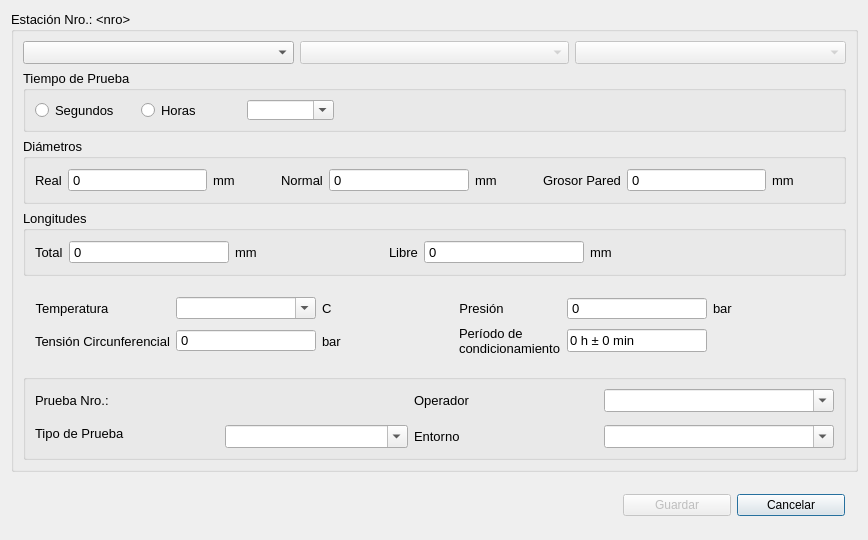
<?xml version="1.0" encoding="UTF-8"?>
<ui version="4.0">
 <class>SetStation</class>
 <widget class="QDialog" name="SetStation">
  <property name="windowModality">
   <enum>Qt::ApplicationModal</enum>
  </property>
  <property name="geometry">
   <rect>
    <x>0</x>
    <y>0</y>
    <width>868</width>
    <height>540</height>
   </rect>
  </property>
  <property name="minimumSize">
   <size>
    <width>868</width>
    <height>540</height>
   </size>
  </property>
  <property name="maximumSize">
   <size>
    <width>868</width>
    <height>540</height>
   </size>
  </property>
  <property name="windowTitle">
   <string>Configuración de Estación</string>
  </property>
  <property name="modal">
   <bool>true</bool>
  </property>
  <layout class="QGridLayout" name="gridLayout">
   <item row="0" column="0">
    <widget class="QGroupBox" name="gpParameters">
     <property name="sizePolicy">
      <sizepolicy hsizetype="Minimum" vsizetype="Minimum">
       <horstretch>0</horstretch>
       <verstretch>0</verstretch>
      </sizepolicy>
     </property>
     <property name="minimumSize">
      <size>
       <width>847</width>
       <height>460</height>
      </size>
     </property>
     <property name="maximumSize">
      <size>
       <width>1062</width>
       <height>466</height>
      </size>
     </property>
     <property name="font">
      <font>
       <pointsize>10</pointsize>
      </font>
     </property>
     <property name="styleSheet">
      <string notr="true"/>
     </property>
     <property name="title">
      <string>Estación Nro.: &lt;nro&gt;</string>
     </property>
     <layout class="QGridLayout" name="gridLayout_2">
      <item row="3" column="0" colspan="3">
       <widget class="QGroupBox" name="gpLengths">
        <property name="sizePolicy">
         <sizepolicy hsizetype="Preferred" vsizetype="Preferred">
          <horstretch>0</horstretch>
          <verstretch>0</verstretch>
         </sizepolicy>
        </property>
        <property name="font">
         <font>
          <pointsize>10</pointsize>
         </font>
        </property>
        <property name="title">
         <string>Longitudes</string>
        </property>
        <layout class="QHBoxLayout" name="horizontalLayout_4">
         <item>
          <widget class="QLabel" name="lblLenTotal">
           <property name="sizePolicy">
            <sizepolicy hsizetype="Fixed" vsizetype="Preferred">
             <horstretch>0</horstretch>
             <verstretch>0</verstretch>
            </sizepolicy>
           </property>
           <property name="text">
            <string>Total</string>
           </property>
          </widget>
         </item>
         <item>
          <widget class="QSpinBox" name="inputLenTotal">
           <property name="sizePolicy">
            <sizepolicy hsizetype="Fixed" vsizetype="Fixed">
             <horstretch>0</horstretch>
             <verstretch>0</verstretch>
            </sizepolicy>
           </property>
           <property name="minimumSize">
            <size>
             <width>160</width>
             <height>0</height>
            </size>
           </property>
           <property name="buttonSymbols">
            <enum>QAbstractSpinBox::NoButtons</enum>
           </property>
           <property name="maximum">
            <number>5000</number>
           </property>
          </widget>
         </item>
         <item>
          <widget class="QLabel" name="lblTypeLength_4">
           <property name="sizePolicy">
            <sizepolicy hsizetype="Fixed" vsizetype="Preferred">
             <horstretch>0</horstretch>
             <verstretch>0</verstretch>
            </sizepolicy>
           </property>
           <property name="text">
            <string>mm</string>
           </property>
          </widget>
         </item>
         <item>
          <spacer name="horizontalSpacer_3">
           <property name="orientation">
            <enum>Qt::Horizontal</enum>
           </property>
           <property name="sizeType">
            <enum>QSizePolicy::Preferred</enum>
           </property>
           <property name="sizeHint" stdset="0">
            <size>
             <width>130</width>
             <height>20</height>
            </size>
           </property>
          </spacer>
         </item>
         <item>
          <widget class="QLabel" name="lblLenFree">
           <property name="sizePolicy">
            <sizepolicy hsizetype="Fixed" vsizetype="Preferred">
             <horstretch>0</horstretch>
             <verstretch>0</verstretch>
            </sizepolicy>
           </property>
           <property name="text">
            <string>Libre</string>
           </property>
          </widget>
         </item>
         <item>
          <widget class="QSpinBox" name="inputLenFree">
           <property name="sizePolicy">
            <sizepolicy hsizetype="Fixed" vsizetype="Fixed">
             <horstretch>0</horstretch>
             <verstretch>0</verstretch>
            </sizepolicy>
           </property>
           <property name="minimumSize">
            <size>
             <width>160</width>
             <height>0</height>
            </size>
           </property>
           <property name="buttonSymbols">
            <enum>QAbstractSpinBox::NoButtons</enum>
           </property>
           <property name="maximum">
            <number>5000</number>
           </property>
          </widget>
         </item>
         <item>
          <widget class="QLabel" name="lblTypeLength_5">
           <property name="sizePolicy">
            <sizepolicy hsizetype="Fixed" vsizetype="Preferred">
             <horstretch>0</horstretch>
             <verstretch>0</verstretch>
            </sizepolicy>
           </property>
           <property name="text">
            <string>mm</string>
           </property>
          </widget>
         </item>
         <item>
          <spacer name="horizontalSpacer_4">
           <property name="orientation">
            <enum>Qt::Horizontal</enum>
           </property>
           <property name="sizeType">
            <enum>QSizePolicy::Preferred</enum>
           </property>
           <property name="sizeHint" stdset="0">
            <size>
             <width>225</width>
             <height>20</height>
            </size>
           </property>
          </spacer>
         </item>
        </layout>
       </widget>
      </item>
      <item row="4" column="0" colspan="3">
       <widget class="QGroupBox" name="gpOthers">
        <property name="font">
         <font>
          <pointsize>10</pointsize>
         </font>
        </property>
        <property name="styleSheet">
         <string notr="true">#gpOthers {
	border: 0px
}</string>
        </property>
        <property name="title">
         <string/>
        </property>
        <property name="flat">
         <bool>true</bool>
        </property>
        <layout class="QGridLayout" name="gridLayout_3">
         <item row="0" column="1">
          <widget class="QComboBox" name="cbTemp">
           <property name="minimumSize">
            <size>
             <width>140</width>
             <height>0</height>
            </size>
           </property>
           <property name="editable">
            <bool>true</bool>
           </property>
           <property name="frame">
            <bool>true</bool>
           </property>
          </widget>
         </item>
         <item row="1" column="1">
          <widget class="QSpinBox" name="inputHoopStress">
           <property name="enabled">
            <bool>true</bool>
           </property>
           <property name="font">
            <font>
             <pointsize>10</pointsize>
            </font>
           </property>
           <property name="readOnly">
            <bool>true</bool>
           </property>
           <property name="buttonSymbols">
            <enum>QAbstractSpinBox::NoButtons</enum>
           </property>
           <property name="keyboardTracking">
            <bool>false</bool>
           </property>
           <property name="maximum">
            <number>100000</number>
           </property>
          </widget>
         </item>
         <item row="1" column="2">
          <widget class="QLabel" name="lblTypePressure_1">
           <property name="sizePolicy">
            <sizepolicy hsizetype="Fixed" vsizetype="Preferred">
             <horstretch>0</horstretch>
             <verstretch>0</verstretch>
            </sizepolicy>
           </property>
           <property name="font">
            <font>
             <pointsize>10</pointsize>
            </font>
           </property>
           <property name="text">
            <string>bar</string>
           </property>
          </widget>
         </item>
         <item row="0" column="3" rowspan="2">
          <spacer name="horizontalSpacer">
           <property name="orientation">
            <enum>Qt::Horizontal</enum>
           </property>
           <property name="sizeType">
            <enum>QSizePolicy::Preferred</enum>
           </property>
           <property name="sizeHint" stdset="0">
            <size>
             <width>211</width>
             <height>20</height>
            </size>
           </property>
          </spacer>
         </item>
         <item row="0" column="2">
          <widget class="QLabel" name="lblTypeTemp">
           <property name="sizePolicy">
            <sizepolicy hsizetype="Fixed" vsizetype="Preferred">
             <horstretch>0</horstretch>
             <verstretch>0</verstretch>
            </sizepolicy>
           </property>
           <property name="font">
            <font>
             <pointsize>10</pointsize>
            </font>
           </property>
           <property name="text">
            <string>C</string>
           </property>
          </widget>
         </item>
         <item row="0" column="5">
          <widget class="QSpinBox" name="inputPressure">
           <property name="minimumSize">
            <size>
             <width>140</width>
             <height>0</height>
            </size>
           </property>
           <property name="font">
            <font>
             <pointsize>10</pointsize>
            </font>
           </property>
           <property name="buttonSymbols">
            <enum>QAbstractSpinBox::NoButtons</enum>
           </property>
           <property name="maximum">
            <number>60</number>
           </property>
          </widget>
         </item>
         <item row="1" column="0">
          <widget class="QLabel" name="lblHoopStress">
           <property name="sizePolicy">
            <sizepolicy hsizetype="Fixed" vsizetype="Preferred">
             <horstretch>0</horstretch>
             <verstretch>0</verstretch>
            </sizepolicy>
           </property>
           <property name="font">
            <font>
             <pointsize>10</pointsize>
            </font>
           </property>
           <property name="frameShadow">
            <enum>QFrame::Plain</enum>
           </property>
           <property name="text">
            <string>Tensión Circunferencial</string>
           </property>
           <property name="scaledContents">
            <bool>false</bool>
           </property>
           <property name="wordWrap">
            <bool>true</bool>
           </property>
          </widget>
         </item>
         <item row="0" column="0">
          <widget class="QLabel" name="lblTemp">
           <property name="sizePolicy">
            <sizepolicy hsizetype="Fixed" vsizetype="Preferred">
             <horstretch>0</horstretch>
             <verstretch>0</verstretch>
            </sizepolicy>
           </property>
           <property name="font">
            <font>
             <pointsize>10</pointsize>
            </font>
           </property>
           <property name="text">
            <string>Temperatura</string>
           </property>
           <property name="alignment">
            <set>Qt::AlignCenter</set>
           </property>
          </widget>
         </item>
         <item row="1" column="6">
          <widget class="QLabel" name="label_6">
           <property name="text">
            <string/>
           </property>
          </widget>
         </item>
         <item row="0" column="7" rowspan="2">
          <spacer name="horizontalSpacer_2">
           <property name="orientation">
            <enum>Qt::Horizontal</enum>
           </property>
           <property name="sizeType">
            <enum>QSizePolicy::Preferred</enum>
           </property>
           <property name="sizeHint" stdset="0">
            <size>
             <width>200</width>
             <height>20</height>
            </size>
           </property>
          </spacer>
         </item>
         <item row="1" column="4">
          <widget class="QLabel" name="lblConditionalPeriod">
           <property name="enabled">
            <bool>true</bool>
           </property>
           <property name="sizePolicy">
            <sizepolicy hsizetype="Fixed" vsizetype="Preferred">
             <horstretch>0</horstretch>
             <verstretch>0</verstretch>
            </sizepolicy>
           </property>
           <property name="font">
            <font>
             <pointsize>10</pointsize>
            </font>
           </property>
           <property name="frameShadow">
            <enum>QFrame::Plain</enum>
           </property>
           <property name="text">
            <string>Período de condicionamiento</string>
           </property>
           <property name="scaledContents">
            <bool>false</bool>
           </property>
           <property name="alignment">
            <set>Qt::AlignLeading|Qt::AlignLeft|Qt::AlignVCenter</set>
           </property>
           <property name="wordWrap">
            <bool>true</bool>
           </property>
          </widget>
         </item>
         <item row="1" column="5">
          <widget class="QLineEdit" name="txtCondPeriod">
           <property name="enabled">
            <bool>true</bool>
           </property>
           <property name="minimumSize">
            <size>
             <width>80</width>
             <height>0</height>
            </size>
           </property>
           <property name="font">
            <font>
             <pointsize>10</pointsize>
            </font>
           </property>
           <property name="text">
            <string>0 h ± 0 min</string>
           </property>
           <property name="maxLength">
            <number>40</number>
           </property>
           <property name="readOnly">
            <bool>false</bool>
           </property>
           <property name="placeholderText">
            <string/>
           </property>
          </widget>
         </item>
         <item row="0" column="6">
          <widget class="QLabel" name="lblTypePressure_2">
           <property name="sizePolicy">
            <sizepolicy hsizetype="Fixed" vsizetype="Preferred">
             <horstretch>0</horstretch>
             <verstretch>0</verstretch>
            </sizepolicy>
           </property>
           <property name="font">
            <font>
             <pointsize>10</pointsize>
            </font>
           </property>
           <property name="text">
            <string>bar</string>
           </property>
          </widget>
         </item>
         <item row="0" column="4">
          <widget class="QLabel" name="lblPressure">
           <property name="sizePolicy">
            <sizepolicy hsizetype="Fixed" vsizetype="Preferred">
             <horstretch>0</horstretch>
             <verstretch>0</verstretch>
            </sizepolicy>
           </property>
           <property name="font">
            <font>
             <pointsize>10</pointsize>
            </font>
           </property>
           <property name="text">
            <string>Presión</string>
           </property>
           <property name="alignment">
            <set>Qt::AlignCenter</set>
           </property>
          </widget>
         </item>
        </layout>
       </widget>
      </item>
      <item row="0" column="0">
       <widget class="QComboBox" name="cbStandard">
        <property name="whatsThis">
         <string>&lt;html&gt;&lt;head/&gt;&lt;body&gt;&lt;p&gt;Selección del Standard&lt;/p&gt;&lt;/body&gt;&lt;/html&gt;</string>
        </property>
        <property name="placeholderText">
         <string>Standard</string>
        </property>
       </widget>
      </item>
      <item row="1" column="0" colspan="3">
       <widget class="QGroupBox" name="gpTestTime">
        <property name="maximumSize">
         <size>
          <width>16777215</width>
          <height>62</height>
         </size>
        </property>
        <property name="font">
         <font>
          <pointsize>10</pointsize>
         </font>
        </property>
        <property name="styleSheet">
         <string notr="true"/>
        </property>
        <property name="title">
         <string>Tiempo de Prueba</string>
        </property>
        <layout class="QHBoxLayout" name="horizontalLayout_2">
         <item>
          <widget class="QRadioButton" name="radSeconds">
           <property name="sizePolicy">
            <sizepolicy hsizetype="Fixed" vsizetype="Fixed">
             <horstretch>0</horstretch>
             <verstretch>0</verstretch>
            </sizepolicy>
           </property>
           <property name="minimumSize">
            <size>
             <width>100</width>
             <height>0</height>
            </size>
           </property>
           <property name="text">
            <string>Segundos</string>
           </property>
          </widget>
         </item>
         <item>
          <widget class="QRadioButton" name="radHours">
           <property name="sizePolicy">
            <sizepolicy hsizetype="Fixed" vsizetype="Fixed">
             <horstretch>0</horstretch>
             <verstretch>0</verstretch>
            </sizepolicy>
           </property>
           <property name="minimumSize">
            <size>
             <width>100</width>
             <height>0</height>
            </size>
           </property>
           <property name="text">
            <string>Horas</string>
           </property>
          </widget>
         </item>
         <item>
          <widget class="QComboBox" name="cbBoxTestTime">
           <property name="editable">
            <bool>true</bool>
           </property>
           <property name="frame">
            <bool>true</bool>
           </property>
          </widget>
         </item>
         <item>
          <spacer name="horizontalSpacer_8">
           <property name="orientation">
            <enum>Qt::Horizontal</enum>
           </property>
           <property name="sizeType">
            <enum>QSizePolicy::Fixed</enum>
           </property>
           <property name="sizeHint" stdset="0">
            <size>
             <width>500</width>
             <height>20</height>
            </size>
           </property>
          </spacer>
         </item>
        </layout>
       </widget>
      </item>
      <item row="2" column="0" colspan="3">
       <widget class="QGroupBox" name="groupBox_2">
        <property name="font">
         <font>
          <pointsize>10</pointsize>
         </font>
        </property>
        <property name="title">
         <string>Diámetros</string>
        </property>
        <layout class="QHBoxLayout" name="horizontalLayout_3">
         <item>
          <widget class="QLabel" name="lblDiamExt">
           <property name="sizePolicy">
            <sizepolicy hsizetype="Fixed" vsizetype="Preferred">
             <horstretch>0</horstretch>
             <verstretch>0</verstretch>
            </sizepolicy>
           </property>
           <property name="text">
            <string>Real</string>
           </property>
          </widget>
         </item>
         <item>
          <widget class="QSpinBox" name="inputDiamReal">
           <property name="sizePolicy">
            <sizepolicy hsizetype="Minimum" vsizetype="Fixed">
             <horstretch>0</horstretch>
             <verstretch>0</verstretch>
            </sizepolicy>
           </property>
           <property name="minimumSize">
            <size>
             <width>80</width>
             <height>0</height>
            </size>
           </property>
           <property name="buttonSymbols">
            <enum>QAbstractSpinBox::NoButtons</enum>
           </property>
           <property name="maximum">
            <number>5000</number>
           </property>
          </widget>
         </item>
         <item>
          <widget class="QLabel" name="lblTypeLength_1">
           <property name="sizePolicy">
            <sizepolicy hsizetype="Fixed" vsizetype="Preferred">
             <horstretch>0</horstretch>
             <verstretch>0</verstretch>
            </sizepolicy>
           </property>
           <property name="text">
            <string>mm</string>
           </property>
          </widget>
         </item>
         <item>
          <spacer name="horizontalSpacer_5">
           <property name="orientation">
            <enum>Qt::Horizontal</enum>
           </property>
           <property name="sizeType">
            <enum>QSizePolicy::Preferred</enum>
           </property>
           <property name="sizeHint" stdset="0">
            <size>
             <width>40</width>
             <height>20</height>
            </size>
           </property>
          </spacer>
         </item>
         <item>
          <widget class="QLabel" name="lblDiamInt">
           <property name="sizePolicy">
            <sizepolicy hsizetype="Fixed" vsizetype="Preferred">
             <horstretch>0</horstretch>
             <verstretch>0</verstretch>
            </sizepolicy>
           </property>
           <property name="text">
            <string>Normal</string>
           </property>
          </widget>
         </item>
         <item>
          <widget class="QSpinBox" name="inputDiamNormal">
           <property name="minimumSize">
            <size>
             <width>80</width>
             <height>0</height>
            </size>
           </property>
           <property name="buttonSymbols">
            <enum>QAbstractSpinBox::NoButtons</enum>
           </property>
           <property name="maximum">
            <number>5000</number>
           </property>
          </widget>
         </item>
         <item>
          <widget class="QLabel" name="lblTypeLength_2">
           <property name="sizePolicy">
            <sizepolicy hsizetype="Fixed" vsizetype="Preferred">
             <horstretch>0</horstretch>
             <verstretch>0</verstretch>
            </sizepolicy>
           </property>
           <property name="text">
            <string>mm</string>
           </property>
          </widget>
         </item>
         <item>
          <spacer name="horizontalSpacer_6">
           <property name="orientation">
            <enum>Qt::Horizontal</enum>
           </property>
           <property name="sizeType">
            <enum>QSizePolicy::Preferred</enum>
           </property>
           <property name="sizeHint" stdset="0">
            <size>
             <width>40</width>
             <height>20</height>
            </size>
           </property>
          </spacer>
         </item>
         <item>
          <widget class="QLabel" name="lblWallThickness">
           <property name="sizePolicy">
            <sizepolicy hsizetype="Fixed" vsizetype="Preferred">
             <horstretch>0</horstretch>
             <verstretch>0</verstretch>
            </sizepolicy>
           </property>
           <property name="text">
            <string>Grosor Pared</string>
           </property>
          </widget>
         </item>
         <item>
          <widget class="QSpinBox" name="inputWallThickness">
           <property name="minimumSize">
            <size>
             <width>80</width>
             <height>0</height>
            </size>
           </property>
           <property name="buttonSymbols">
            <enum>QAbstractSpinBox::NoButtons</enum>
           </property>
           <property name="maximum">
            <number>5000</number>
           </property>
          </widget>
         </item>
         <item>
          <widget class="QLabel" name="lblTypeLength_3">
           <property name="sizePolicy">
            <sizepolicy hsizetype="Fixed" vsizetype="Preferred">
             <horstretch>0</horstretch>
             <verstretch>0</verstretch>
            </sizepolicy>
           </property>
           <property name="text">
            <string>mm</string>
           </property>
          </widget>
         </item>
         <item>
          <spacer name="horizontalSpacer_7">
           <property name="orientation">
            <enum>Qt::Horizontal</enum>
           </property>
           <property name="sizeType">
            <enum>QSizePolicy::Preferred</enum>
           </property>
           <property name="sizeHint" stdset="0">
            <size>
             <width>40</width>
             <height>20</height>
            </size>
           </property>
          </spacer>
         </item>
        </layout>
       </widget>
      </item>
      <item row="0" column="2">
       <widget class="QComboBox" name="cbSpecification">
        <property name="enabled">
         <bool>false</bool>
        </property>
        <property name="whatsThis">
         <string>&lt;html&gt;&lt;head/&gt;&lt;body&gt;&lt;p&gt;Selección de la Especificación&lt;/p&gt;&lt;/body&gt;&lt;/html&gt;</string>
        </property>
        <property name="placeholderText">
         <string>Especificación</string>
        </property>
       </widget>
      </item>
      <item row="0" column="1">
       <widget class="QComboBox" name="cbMaterial">
        <property name="enabled">
         <bool>false</bool>
        </property>
        <property name="whatsThis">
         <string>&lt;html&gt;&lt;head/&gt;&lt;body&gt;&lt;p&gt;Selección del Material&lt;/p&gt;&lt;/body&gt;&lt;/html&gt;</string>
        </property>
        <property name="placeholderText">
         <string>Material</string>
        </property>
       </widget>
      </item>
      <item row="5" column="0" colspan="3">
       <widget class="QGroupBox" name="groupBox">
        <property name="title">
         <string/>
        </property>
        <layout class="QGridLayout" name="gridLayout_5">
         <item row="1" column="0" rowspan="2">
          <widget class="QLabel" name="lblTypeTest">
           <property name="sizePolicy">
            <sizepolicy hsizetype="Preferred" vsizetype="Minimum">
             <horstretch>0</horstretch>
             <verstretch>0</verstretch>
            </sizepolicy>
           </property>
           <property name="minimumSize">
            <size>
             <width>0</width>
             <height>30</height>
            </size>
           </property>
           <property name="text">
            <string>Tipo de Prueba</string>
           </property>
          </widget>
         </item>
         <item row="0" column="2">
          <widget class="QLabel" name="lblOperator">
           <property name="sizePolicy">
            <sizepolicy hsizetype="Preferred" vsizetype="Fixed">
             <horstretch>0</horstretch>
             <verstretch>0</verstretch>
            </sizepolicy>
           </property>
           <property name="text">
            <string>Operador</string>
           </property>
          </widget>
         </item>
         <item row="2" column="1">
          <widget class="QComboBox" name="cbBoxTestType">
           <property name="editable">
            <bool>true</bool>
           </property>
          </widget>
         </item>
         <item row="0" column="0">
          <widget class="QLabel" name="lblSpecimen">
           <property name="sizePolicy">
            <sizepolicy hsizetype="Preferred" vsizetype="Fixed">
             <horstretch>0</horstretch>
             <verstretch>0</verstretch>
            </sizepolicy>
           </property>
           <property name="maximumSize">
            <size>
             <width>16777215</width>
             <height>30</height>
            </size>
           </property>
           <property name="font">
            <font>
             <pointsize>10</pointsize>
            </font>
           </property>
           <property name="text">
            <string>Prueba Nro.: &lt;nro&gt;</string>
           </property>
          </widget>
         </item>
         <item row="0" column="3">
          <widget class="QComboBox" name="cbBoxOperator">
           <property name="sizePolicy">
            <sizepolicy hsizetype="Minimum" vsizetype="Fixed">
             <horstretch>0</horstretch>
             <verstretch>0</verstretch>
            </sizepolicy>
           </property>
           <property name="minimumSize">
            <size>
             <width>230</width>
             <height>0</height>
            </size>
           </property>
           <property name="editable">
            <bool>true</bool>
           </property>
          </widget>
         </item>
         <item row="2" column="2">
          <widget class="QLabel" name="lblEnviroment">
           <property name="text">
            <string>Entorno</string>
           </property>
          </widget>
         </item>
         <item row="2" column="3">
          <widget class="QComboBox" name="cbBoxEnviroment">
           <property name="editable">
            <bool>true</bool>
           </property>
          </widget>
         </item>
        </layout>
       </widget>
      </item>
     </layout>
    </widget>
   </item>
   <item row="1" column="0">
    <widget class="QGroupBox" name="gbDialogButtons">
     <property name="styleSheet">
      <string notr="true">#gbDialogButtons {
	border: none ;
}</string>
     </property>
     <property name="title">
      <string/>
     </property>
     <layout class="QGridLayout" name="gridLayout_4">
      <item row="0" column="2">
       <widget class="QPushButton" name="btnCancel">
        <property name="maximumSize">
         <size>
          <width>110</width>
          <height>16777215</height>
         </size>
        </property>
        <property name="text">
         <string>Cancelar</string>
        </property>
       </widget>
      </item>
      <item row="0" column="1">
       <widget class="QPushButton" name="btnSave">
        <property name="enabled">
         <bool>false</bool>
        </property>
        <property name="maximumSize">
         <size>
          <width>110</width>
          <height>16777215</height>
         </size>
        </property>
        <property name="text">
         <string>Guardar</string>
        </property>
       </widget>
      </item>
      <item row="0" column="0">
       <spacer name="horizontalSpacer_9">
        <property name="orientation">
         <enum>Qt::Horizontal</enum>
        </property>
        <property name="sizeType">
         <enum>QSizePolicy::Fixed</enum>
        </property>
        <property name="sizeHint" stdset="0">
         <size>
          <width>600</width>
          <height>20</height>
         </size>
        </property>
       </spacer>
      </item>
     </layout>
    </widget>
   </item>
  </layout>
 </widget>
 <tabstops>
  <tabstop>cbStandard</tabstop>
  <tabstop>cbMaterial</tabstop>
  <tabstop>cbSpecification</tabstop>
  <tabstop>radSeconds</tabstop>
  <tabstop>radHours</tabstop>
  <tabstop>cbBoxTestTime</tabstop>
  <tabstop>inputDiamReal</tabstop>
  <tabstop>inputDiamNormal</tabstop>
  <tabstop>inputWallThickness</tabstop>
  <tabstop>inputLenTotal</tabstop>
  <tabstop>inputLenFree</tabstop>
  <tabstop>cbTemp</tabstop>
  <tabstop>inputPressure</tabstop>
  <tabstop>inputHoopStress</tabstop>
  <tabstop>txtCondPeriod</tabstop>
 </tabstops>
 <resources/>
 <connections/>
</ui>
